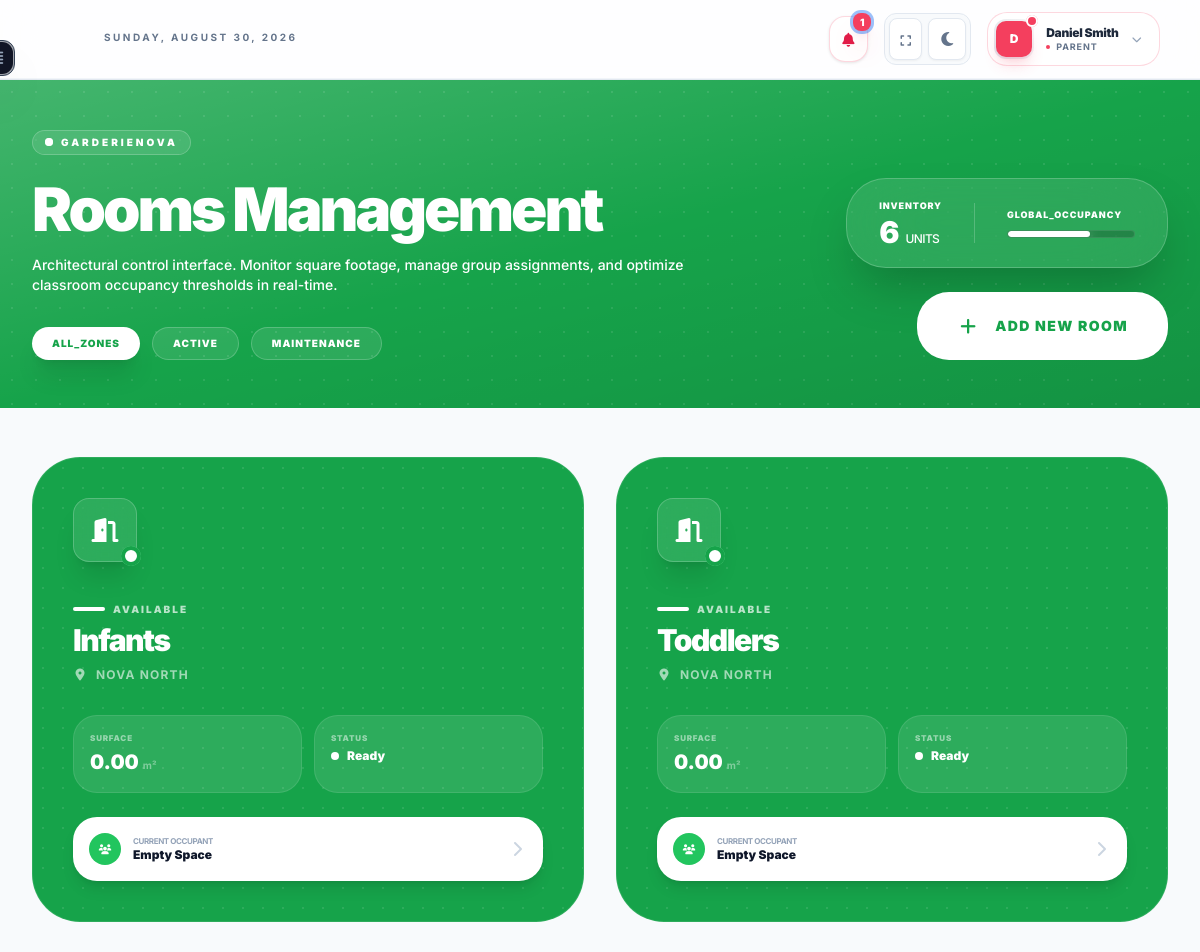
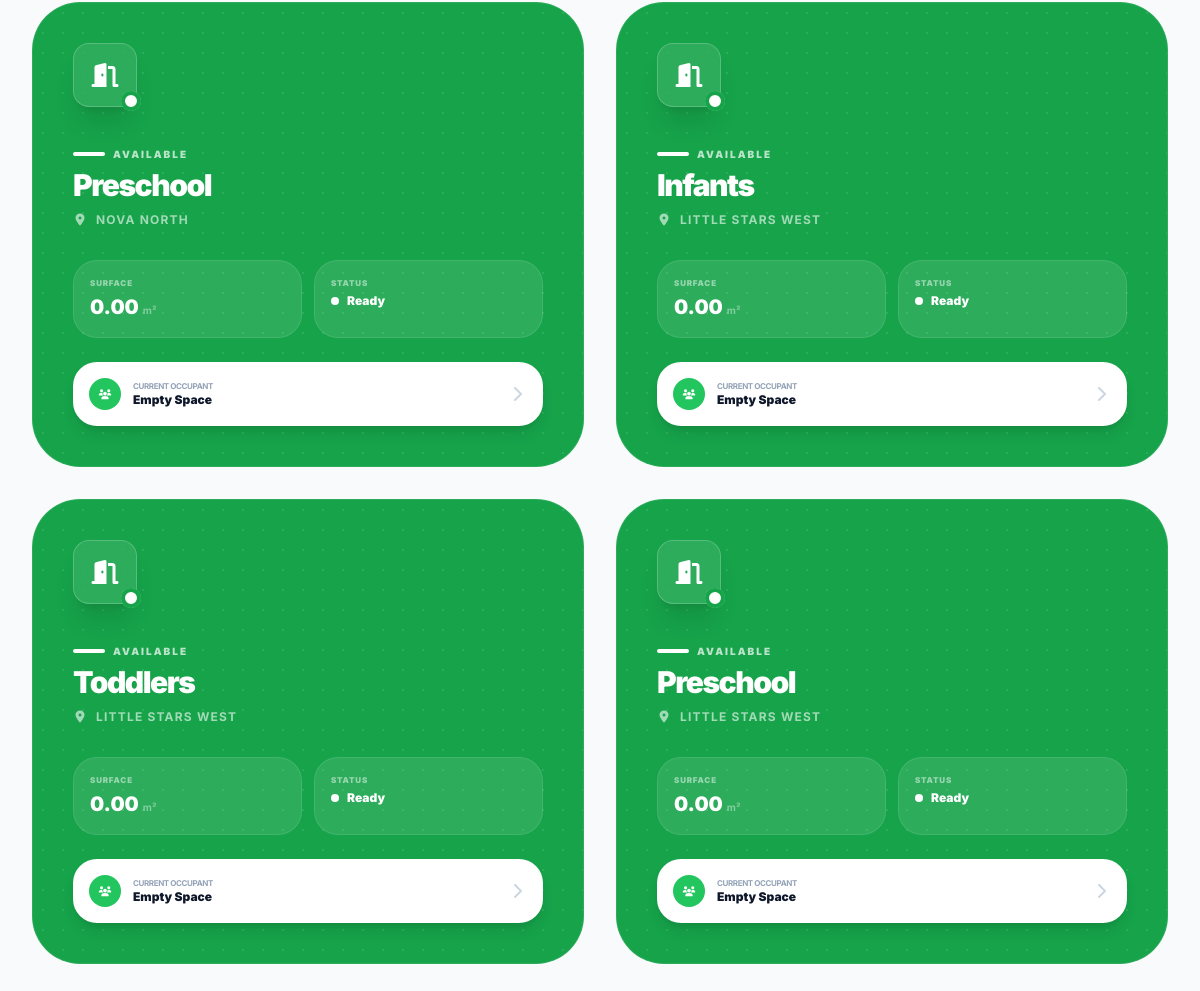
/rooms/ (signed in), run on an earlier commit of the app's database (2 pictures, top to bottom).
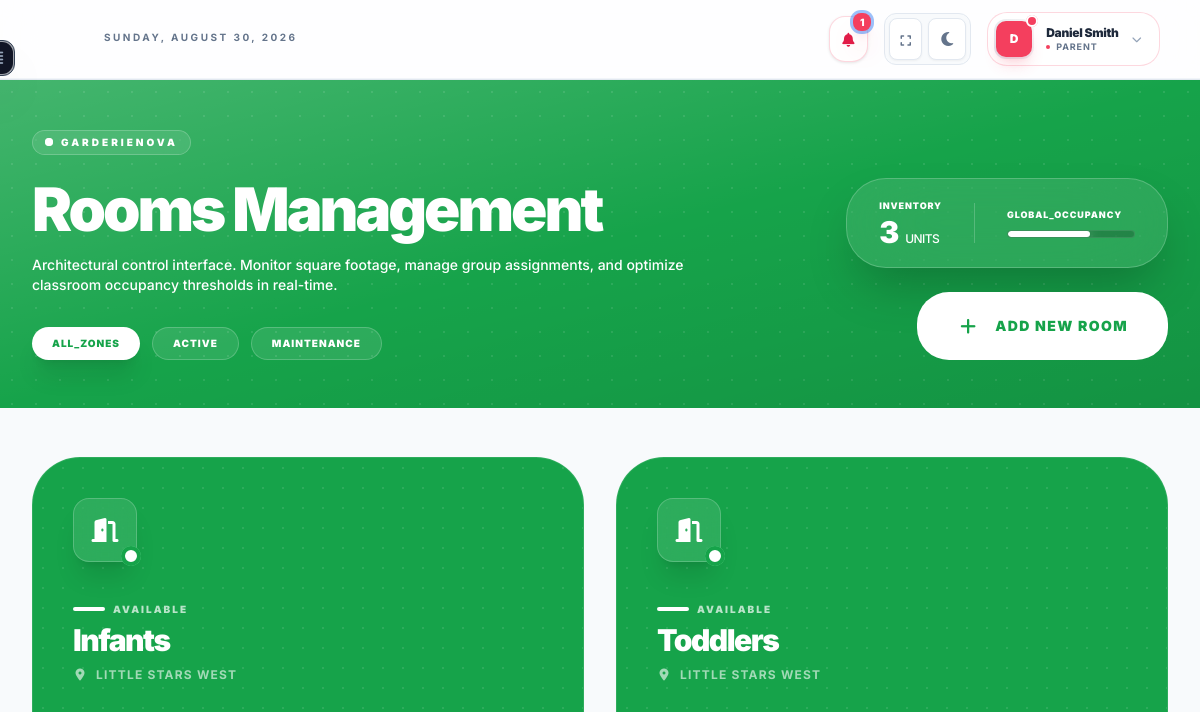
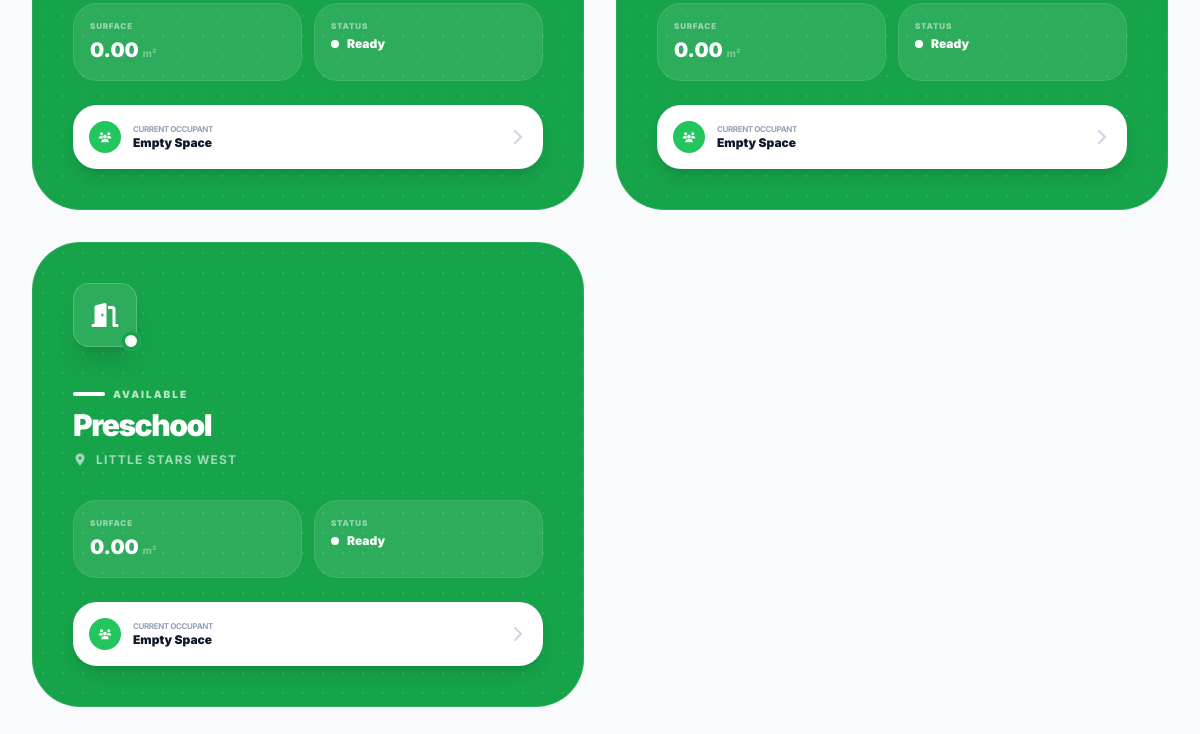
And on a later commit of the database (2 pictures, top to bottom).
### dashboard/models.py (models this page shows, shortened)
class Room(models.Model):
    room_id = models.UUIDField(primary_key=True, default=uuid.uuid4, editable=False)
    center = models.ForeignKey(Center, on_delete=models.CASCADE, related_name="rooms")
    name = models.CharField(max_length=100)
    room_surface = models.DecimalField(
        max_digits=10, decimal_places=2, help_text="Room surface area in square meters"
    )
    max_capacity = models.IntegerField(
        help_text="Maximum capacity based on fire regulations"
    )
    age_group = models.CharField(
        max_length=100, blank=True, help_text="Intended age group for the room"
    )
    def __str__(self):
        return self.name

class Center(models.Model):
    center_id = models.UUIDField(primary_key=True, default=uuid.uuid4, editable=False)
    organization = models.ForeignKey(
        Organization, on_delete=models.CASCADE, related_name="centers"
    )
    name = models.CharField(max_length=255)
    address = models.TextField()
    timezone = models.CharField(max_length=50, default="America/Moncton")
    director = models.OneToOneField(
        "accounts.Director",
        on_delete=models.SET_NULL,
        null=True,
        related_name="managed_center",
    )
    created_at = models.DateTimeField(auto_now_add=True)

### dashboard/all_views/director_views.py (the view)
# urls.py: path("rooms/", room_list_view, name="room_list"),
@login_required(login_url="login")
def room_list_view(request):
    user = request.user
    rooms = Room.objects.all()
    print(rooms, user)
    if user.role_type == "owner":
        rooms = Room.objects.all().select_related("center")
    elif user.role_type == "director" and hasattr(user, "director_profile"):
        center = user.director_profile.managed_center
        if center:
            rooms = Room.objects.filter(center=center)
    elif user.role_type == "educator" and hasattr(user, "educator_profile"):
        center = user.educator_profile.center
        if center:
            rooms = Room.objects.filter(center=center)
    context = {"rooms": rooms}
    return render(request, "core/rooms/room_list.html", context)

### accounts/models.py (called while the page is built)
    def __str__(self):
        return f"{self.full_name} ({self.get_role_type_display()})"

### communication/context_processors.py (called while the page is built)
def unread_messages_count(request):
    if request.user.is_authenticated:
        count = Message.objects.filter(receiver=request.user, is_read=False).count()
        return {'unread_count': count}
    return {'unread_count': 0}

### dashboard/context_processors/theme_sidebar.py (called while the page is built)
def theme(request):
    return {'theme': request.COOKIES.get('theme', 'light')}

def sidebar(request):
    return {
        'sidebar_state': request.COOKIES.get('sidebar', 'closed'),
        'open_section': request.COOKIES.get('open_section', '')
    }

### dashboard/templates/core/rooms/room_list.html (shortened to what the changed rows need)
{% extends "base.html" %}
{% load static %}
{% block content %}
<div class="max-w-7xl mx-auto px-4 sm:px-6 lg:px-8 pb-20">
    <div class="relative mb-12 -mx-4 sm:-mx-6 lg:-mx-8 overflow-hidden border-b border-white/20">
        <div class="relative z-10 px-8 py-12">
            <div class="flex flex-col lg:flex-row lg:items-end justify-between gap-10">
                <div class="space-y-6 max-w-3xl">
                    <div>
                        <h1 class="text-5xl md:text-6xl font-black text-white tracking-tighter leading-none mb-4">
                            Rooms <span class="">Management</span>
                        </h1>
                    </div>
                </div>
                <div class="flex flex-col items-center lg:items-end gap-6">
                    <div class="flex items-center gap-8 px-8 py-5 rounded-[2.5rem] bg-white/10 backdrop-blur-2xl border border-white/20 shadow-2xl">
                        <div class="text-center lg:text-left">
                            <p class="text-[9px] font-black text-white uppercase tracking-widest">Inventory</p>
                            <p class="text-3xl font-black text-white leading-none mt-1">
                                {{ rooms|length|default:"0" }}
                                <span class="text-xs font-medium text-white uppercase tracking-tighter">Units</span>
                            </p>
                        </div>
                    </div>
                </div>
            </div>
        </div>
    </div>
    <div class="animate-in fade-in slide-in-from-bottom-6 duration-1000">
        {% if rooms %}
            <div class="grid grid-cols-1 md:grid-cols-2 xl:grid-cols-3 gap-8">
                {% for room in rooms %}
                    <div class="group relative bg-green-600 rounded-[3rem] p-2 transition-all duration-500 hover:shadow-[0_40px_80px_-20px_rgba(0,0,0,0.15)] hover:-translate-y-3 overflow-hidden border border-white/10">
                        <div class="absolute inset-0 opacity-10 group-hover:opacity-0 transition-opacity duration-500"
                             style="background-image: radial-gradient(white 1px, transparent 1px); background-size: 20px 20px;"></div>
                        <div class="relative z-10 p-8">
                            <div class="flex items-start justify-between mb-10">
                                <div class="relative">
                                    <div class="w-16 h-16 bg-white/10 backdrop-blur-md border border-white/20 rounded-2xl flex items-center justify-center text-white transition-all duration-500 group-hover:bg-green-600 group-hover:text-white group-hover:scale-110 shadow-xl">
                                        <i class="fa-solid fa-door-open text-2xl"></i>
                                    </div>
                                    <span class="absolute -bottom-1 -right-1 flex h-5 w-5">
                                        <span class="relative inline-flex rounded-full h-5 w-5 {% if room.active_group.first %}bg-amber-500{% else %}bg-white{% endif %} border-4 border-green-600 group-hover:border-white"></span>
                                    </span>
                                </div>
                            </div>
                            <div class="mb-8">
                                <div class="flex items-center gap-2 mb-2">
                                    <span class="h-1 w-8 bg-white group-hover:bg-green-500 rounded-full transition-all"></span>
                                    <span class="text-[10px] font-black uppercase tracking-[0.2em] text-white/70 group-hover:text-slate-400 transition-colors">
                                        {% if room.active_group.first %}Occupied{% else %}Available{% endif %}
                                    </span>
                                </div>
                                <h3 class="text-3xl font-black text-white group-hover:text-slate-900 tracking-tighter transition-colors leading-none">
                                    {{ room.name }}
                                </h3>
                                <p class="text-xs font-bold text-white/60 group-hover:text-slate-400 uppercase tracking-widest mt-3 flex items-center gap-2 transition-colors">
                                    <i class="fa-solid fa-location-dot"></i> {{ room.center.name }}
                                </p>
                            </div>
                            <div class="grid grid-cols-2 gap-3 mb-6">
                                <div class="p-4 bg-white/10 border border-white/10 group-hover:bg-slate-50 group-hover:border-slate-100 rounded-3xl transition-all duration-500">
                                    <p class="text-[8px] font-black text-white/50 group-hover:text-slate-400 uppercase tracking-widest mb-1">Surface</p>
                                    <div class="flex items-baseline gap-1">
                                        <span class="text-xl font-black text-white group-hover:text-slate-900 transition-colors">{{ room.room_surface }}</span>
                                        <span class="text-[10px] font-bold text-white/40 group-hover:text-slate-400">m²</span>
                                    </div>
                                </div>
                                <div class="p-4 bg-white/10 border border-white/10 group-hover:bg-slate-50 group-hover:border-slate-100 rounded-3xl transition-all duration-500">
                                    <p class="text-[8px] font-black text-white/50 group-hover:text-slate-400 uppercase tracking-widest mb-1">Status</p>
                                    <div class="flex items-center gap-2">
                                        <div class="w-2 h-2 rounded-full {% if room.active_group.first %}bg-amber-400 animate-pulse{% else %}bg-white group-hover:bg-green-500{% endif %}"></div>
                                        <span class="text-xs font-black text-white group-hover:text-slate-700 truncate transition-colors">
                                            {% if room.active_group.first %}Active{% else %}Ready{% endif %}
                                        </span>
                                    </div>
                                </div>
                            </div>
                            <div class="p-4 bg-white group-hover:bg-green-600 rounded-3xl flex items-center justify-between transition-all duration-500 shadow-lg">
                                <div class="flex items-center gap-3 overflow-hidden">
                                    <div class="w-8 h-8 rounded-full bg-green-500 group-hover:bg-white/20 flex items-center justify-center text-white transition-colors">
                                        <i class="fa-solid fa-users text-[10px]"></i>
                                    </div>
                                    <div class="overflow-hidden">
                                        <p class="text-[8px] font-bold text-slate-400 group-hover:text-white/60 uppercase tracking-tighter">Current Occupant</p>
                                        <p class="text-xs font-black text-slate-900 group-hover:text-white truncate">
                                            {% if room.active_group.first %}{{ room.active_group.first.name }}{% else %}Empty Space{% endif %}
                                        </p>
                                    </div>
                                </div>
                                <i class="fa-solid fa-chevron-right text-slate-300 group-hover:text-white transition-colors"></i>
                            </div>
                        </div>
                    </div>
                {% endfor %}
            </div>
        {% endif %}
    </div>
</div>
{% endblock %}

What changed in the data, as far as the page shows it:
removed Room: shows "AVAILABLE", name "Infants", center.name "NOVA NORTH", room_surface "0.00", shows "Ready", shows "Empty Space"
removed Room: shows "AVAILABLE", name "Toddlers", center.name "NOVA NORTH", room_surface "0.00", shows "Ready", shows "Empty Space"
removed Room: shows "AVAILABLE", name "Preschool", center.name "NOVA NORTH", room_surface "0.00", shows "Ready", shows "Empty Space"
Also different on the page:
{{ rooms|length|default:"0" }}: "6" → "3"
